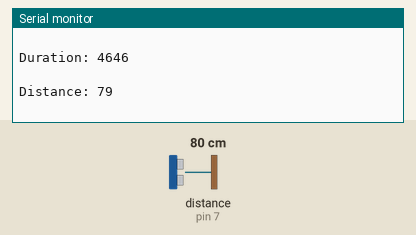
Recording of a sketch running on a simulated Arduino Uno, built with avr-gcc and run on an emulated ATmega328P. Parts: the last lines printed to the serial monitor. Wiring (inferred from the names in the program): ultrasonic range finder: trigger pin 8; echo pin 7. Inputs (shaded band) come from the test bench; at power-on: distance to the obstacle (sensor on pin 7) 80 cm. The echo pulse lasts 58.3 µs per cm.

Above: at 10.8 s.
10.9 s: distance to the obstacle (sensor on pin 7) set to 2 cm
At 20.7 s:
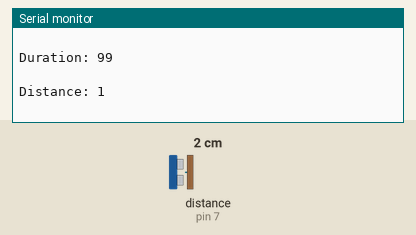
20.9 s: distance to the obstacle (sensor on pin 7) set to 4 cm
At 31.4 s:
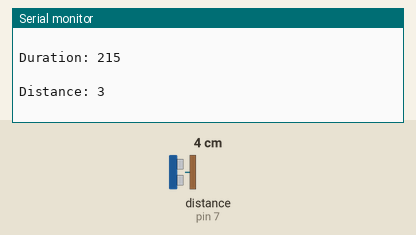
Timing chart, 0 to 32.9 s (numbered marks = the images above; inputs shaded):
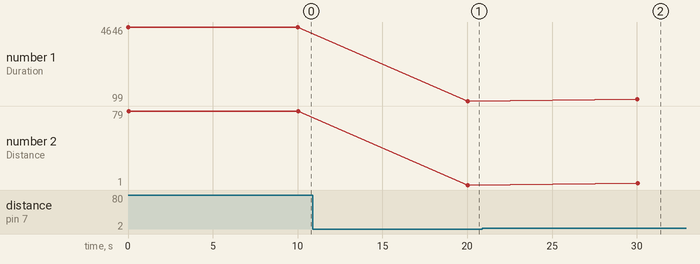

The sketch:

two-sensors-test.ino
```cpp
/*
Pines of the first sensor.
*/
#define S1echo 7
#define S1trig 8

/*
Pines of the second sensor.
*/
#define S2echo 10
#define S2trig 11

long duration, distance;
void setup() {
  Serial.begin(9600);
  /*
  Setup of the echo & trig of everysensor.
  */
  pinMode(S1echo, INPUT);
  //pinMode(S2echo, INPUT);

  pinMode(S1trig, OUTPUT);
  //pinMode(S2trig, OUTPUT);

}

void loop() {
  printString("Testing");
  estimateDistance(S1trig, S1echo);
  delay(10000);
}

void printReadings(String label, long value){
  String phrase = label+": "+value;
  printString(phrase);
}
void printString(String phrase){
  Serial.println(phrase);
  Serial.println(" ");
}
/*
Estimate the distance received from the ultrasonic sensor.
*/
int estimateDistance(int trig, int echo){
  digitalWrite(trig,LOW);
  delayMicroseconds(2);

  digitalWrite(trig,HIGH);
  delayMicroseconds(10);

  digitalWrite(trig,LOW);

  //Calculate Duration of pulse.
  duration = pulseIn(echo,HIGH);
  printReadings("Duration", duration);

  //Distance in centimeters
  distance = duration/58.2;
  printReadings("Distance", distance);

  return distance;
}
```

Measured:
- after the input at 10.9 s, the serial monitor: prints a new line after 9.1 s (image 1)
- after the input at 20.9 s, the serial monitor: prints a new line after 9.1 s (image 2)
- plotted number 1: 4646 → 99 after the input at 10.9 s, 99 → 215 after the input at 20.9 s
- plotted number 2: 79 → 1 after the input at 10.9 s, 1 → 3 after the input at 20.9 s
